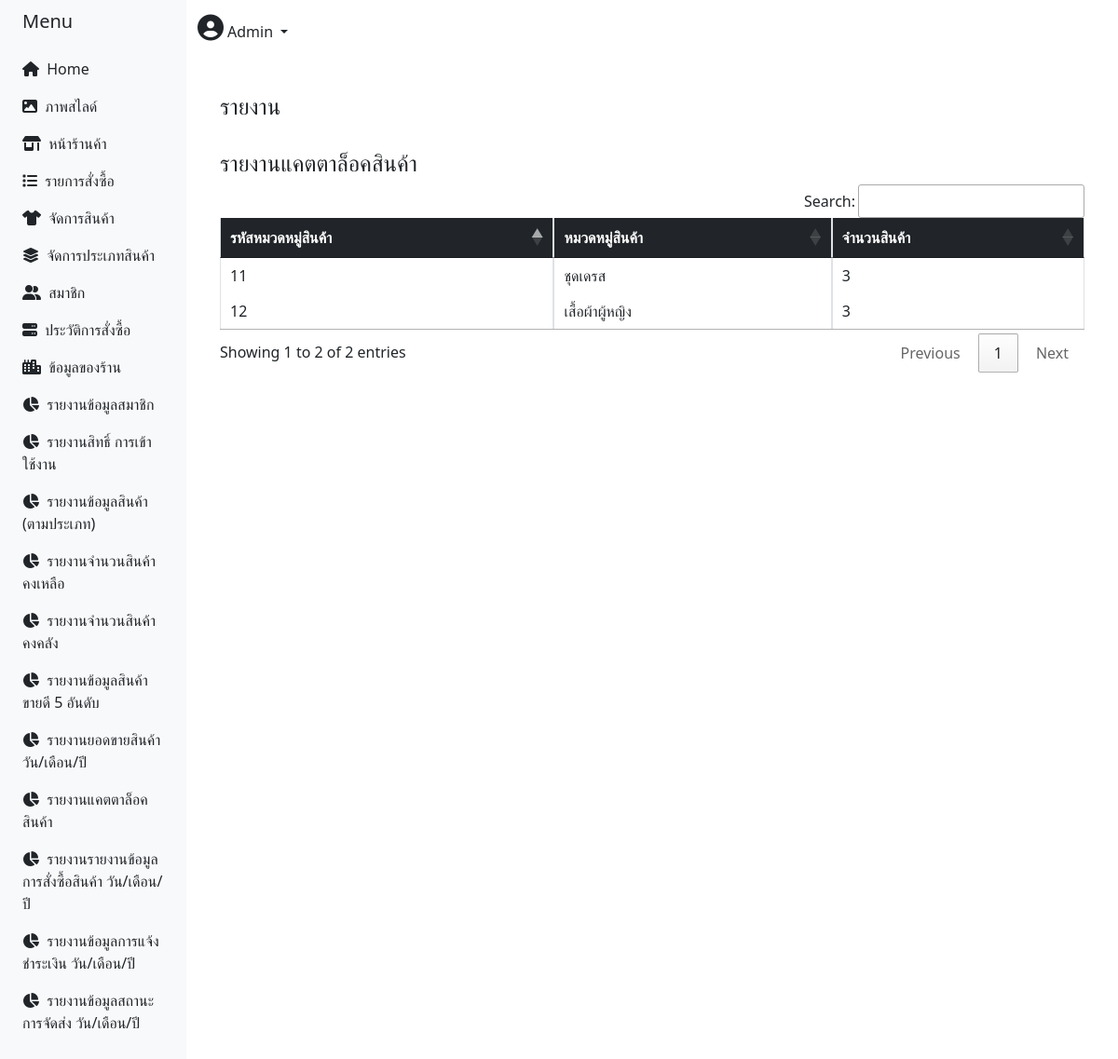
The app's page /admin/index_admin.php?p=report_catagory (signed in) with its own data.
### tables this page shows
CREATE TABLE `category` (
  `category_id` int(11) NOT NULL,
  `category_name` varchar(30) NOT NULL,
  `category_status` varchar(100) NOT NULL
);

### admin/report_catagory.php (the view, shortened to what this page needs)
<?php
require_once("../config/server.php");
$sql = "SELECT COUNT(A.product_id) count,B.category_name,B.category_id FROM `product` A JOIN category B ON A.category_id = B.category_id GROUP BY B.category_name;";
$result1 = mysqli_query($conn, $sql);
?>
<head>
    <link rel="stylesheet" type="text/css" href="https://cdn.datatables.net/1.11.3/css/jquery.dataTables.css">
</head>
<?php
if (empty($_SESSION["ID"]) || $_SESSION["Userlevel"] != 1) {
    echo "<script>
    alert('โปรดเข้าสู่ระบบ  ');
    window.location.replace('../login.php');
    </script>";
} else { ?>
    <div class="content-wrapper">
        <section class="content">
            <div class="container-fluid">
                <div class="row">
                    <h4 class="mr-4 mt-4">รายงาน </h4>
                </div>
                <div class="row">
                    <div class="col-12" style="overflow-x:auto">
                        <h4 class="mr-4 mt-4">รายงานแคตตาล็อคสินค้า</h4>
                        <table id="report3" class="table table-bordered table-hover" style="overflow-x:auto">
                            <thead class="bg-dark text-white">
                                <th>รหัสหมวดหมู่สินค้า</th>
                                <th>หมวดหมู่สินค้า</th>
                                <th>จำนวนสินค้า</th>
                            </thead>
                            <tbody>
                                <?php
                                while ($row = mysqli_fetch_array($result1)) {
                                    echo "<tr>";
                                    echo "<td> {$row['category_id']} </td>";
                                    echo "<td> {$row['category_name']} </td>";
                                    echo "<td> {$row['count']} </td>";
                                    echo "</tr>";
                                }
                                ?>
                            </tbody>
                        </table>
                    </div>
                </div>
            </div>
        </section>
    </div>
<?php } ?>

### admin/index_admin.php (style rules this page uses)
body { min-height: 100vh; overflow-x: hidden; font-family: 'Noto Sans Thai', sans-serif; }

### admin/nav_menu.php (style rules this page uses)
body { min-height: 100vh; overflow-x: hidden; font-family: 'Noto Sans Thai', sans-serif; }

### records on screen
category: category_id "11", category_name "ชุดเดรส", count "3"
category: category_id "12", category_name "เสื้อผ้าผู้หญิง", count "3"

### other values on screen
$_SESSION['Username'] "Admin"
